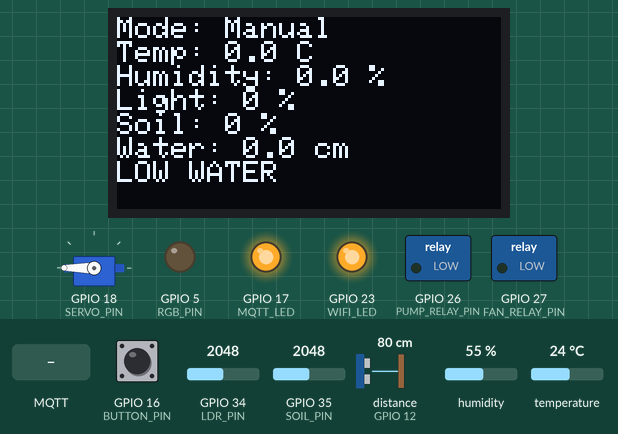
Recording of a program running on a simulated ESP32. On the bench: servo, 128×64 one-colour display, switched loads named in the program (green lamp = pin HIGH), output pins drawn as LEDs (lit = HIGH). Wiring (inferred from the names in the program): ultrasonic range finder: trigger GPIO 14; echo GPIO 12. The inputs (shaded band) are chosen by the test bench; at power-on: GPIO 16 (BUTTON_PIN) HIGH, GPIO 34 (LDR_PIN) = 2048, GPIO 35 (SOIL_PIN) = 2048, distance to the obstacle (sensor on GPIO 12) 80 cm, humidity 55 %, temperature 24 °C. The echo pulse lasts 58.3 µs per cm; WiFi joins after 1.5 s; servers stay silent unless stated; no MQTT or app messages arrive unless stated; pins used as bus, display or sensor lines are not drawn; what the program prints to the serial monitor is not drawn.

Above: at 6.7 s.
6.8 s: GPIO 16 (BUTTON_PIN) pulled LOW for 0.65 s
At 8.2 s:
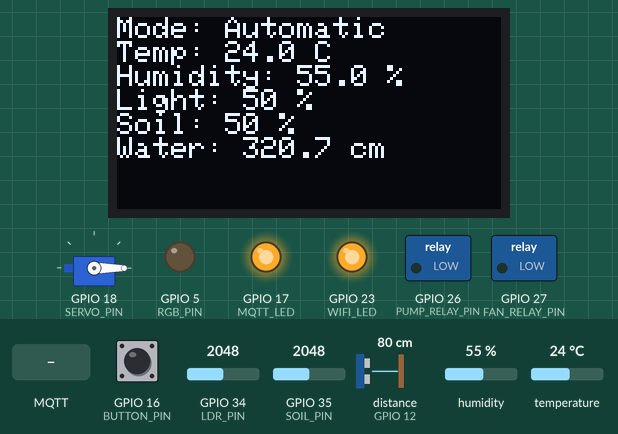
9.1 s: GPIO 16 (BUTTON_PIN) pulled LOW for 1 s
At 11.9 s:
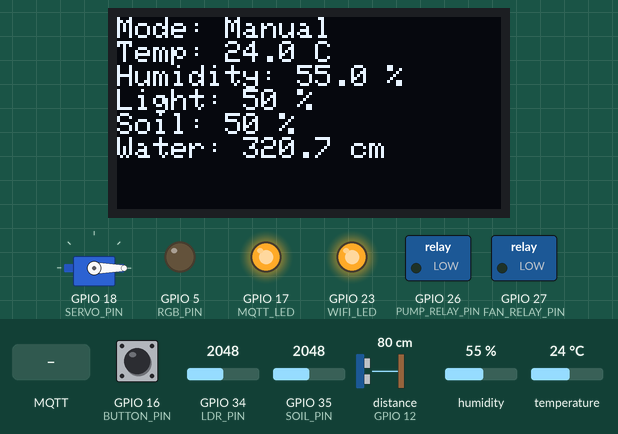
13.1 s: MQTT message "true" arrives on the first subscribed topic
At 14.5 s:
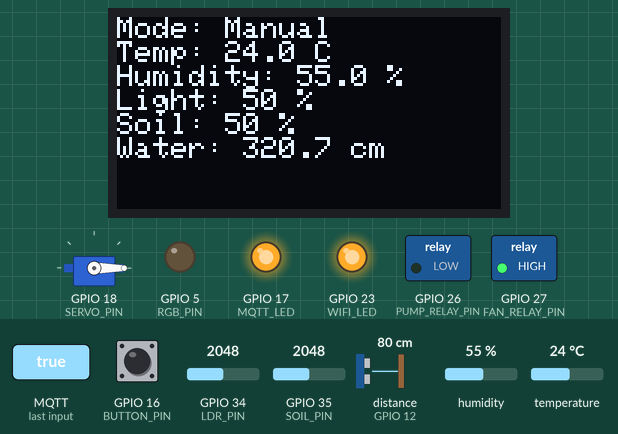
15.0 s: MQTT message "true" arrives on the second subscribed topic
At 16.0 s:
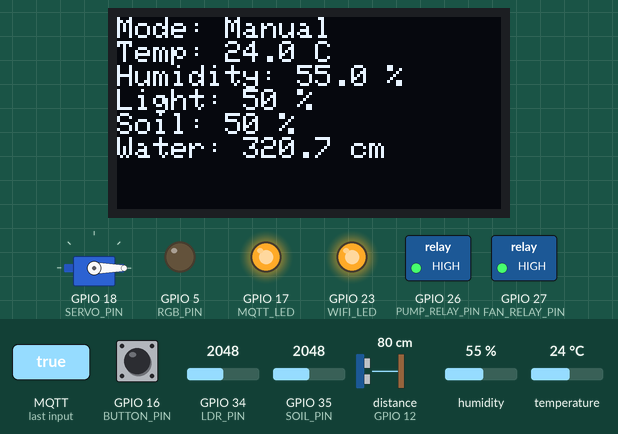
17.0 s: MQTT message "5" arrives on the first subscribed topic
At 18.7 s:
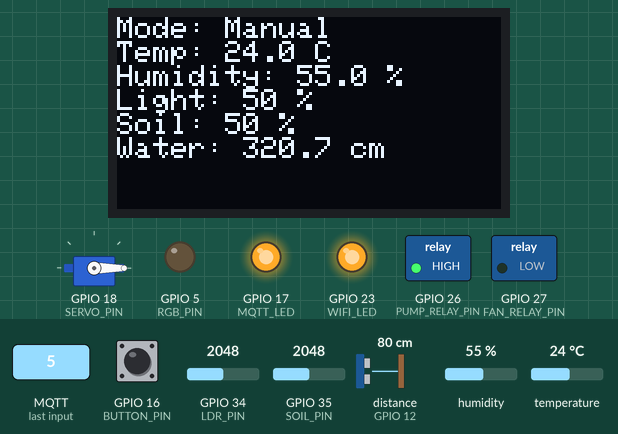
19.0 s: MQTT message "5" arrives on the third subscribed topic
At 20.3 s:
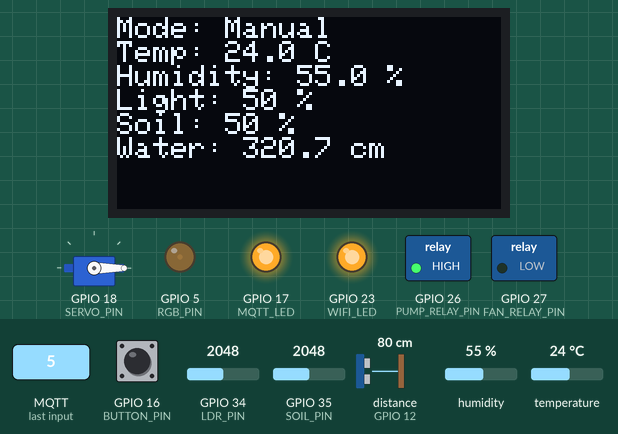
Timing chart, 0 to 22.0 s (numbered marks = the images above; inputs shaded):
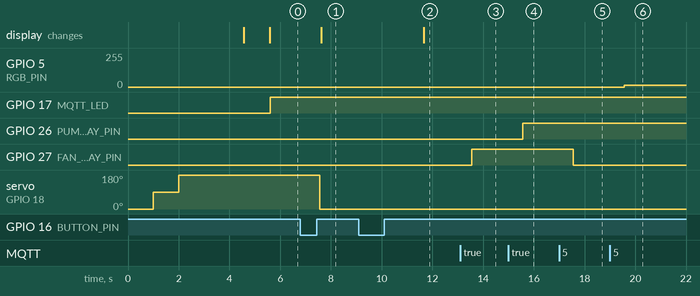

Measured:
- after the input at 6.8 s, servo on GPIO 18 (SERVO_PIN): 180° → 0° after 0.76 s; the display: changes after 0.81 s (image 1)
- after the input at 9.1 s, the display: changes after 2.6 s (image 2)
- after the input at 13.1 s, GPIO 27 (FAN_RELAY_PIN): LOW → HIGH after 0.46 s
- after the input at 15.0 s, GPIO 26 (PUMP_RELAY_PIN): LOW → HIGH after 0.56 s
- after the input at 17.0 s, GPIO 27 (FAN_RELAY_PIN): HIGH → LOW after 0.56 s
- after the input at 19.0 s, GPIO 5 (RGB_PIN): 0/255 → 12/255 after 0.56 s

The program:

main.cpp
```cpp
#include <WiFi.h>
#include <PubSubClient.h>
#include <WiFiClientSecure.h>
#include "DHT.h"
#include <ESP32Servo.h>
#include <Wire.h>
#include <Adafruit_GFX.h>
#include <Adafruit_SSD1306.h>

// --- Sensor & Actuator Pins ---
#define DHTPIN 15
#define DHTTYPE DHT22
#define LDR_PIN 34
#define SOIL_PIN 35
#define TRIG_PIN 14
#define ECHO_PIN 12
#define RGB_PIN 5
#define SERVO_PIN 18
#define WIFI_LED 23
#define MQTT_LED 17
#define BUTTON_PIN 16
#define FAN_RELAY_PIN 27
#define PUMP_RELAY_PIN 26
#define SCREEN_WIDTH 128
#define SCREEN_HEIGHT 64
#define OLED_RESET -1

// --- WiFi & MQTT Credentials ---
const char* ssid = "Wokwi-GUEST";
const char* password = "";
const char* mqtt_server = "YOUR_SERVER";
const int mqtt_port = 8883;
const char* mqtt_user = "YOUR_CREDENTIALS";
const char* mqtt_pass = "YOUR_PASSWORD";

// --- MQTT Topics ---
const char* temp_topic = "greenhouse/sensors/temperature";
const char* humidity_topic = "greenhouse/sensors/humidity";
const char* soilmoisture_topic = "greenhouse/sensors/soilMoisture";
const char* light_topic = "greenhouse/sensors/light";
const char* waterlevel_topic = "greenhouse/sensors/waterLevel";
const char* status_topic = "greenhouse/status";
const char* fan_topic = "greenhouse/control/fan";
const char* pump_topic = "greenhouse/control/pump";
const char* light_control_topic = "greenhouse/control/light";
const char* window_topic = "greenhouse/control/window";

// --- Globals ---
WiFiClientSecure espClient;
PubSubClient client(espClient);
DHT dht(DHTPIN, DHTTYPE);
Servo windowServo;
Adafruit_SSD1306 display(SCREEN_WIDTH, SCREEN_HEIGHT, &Wire, OLED_RESET);

bool manualMode = true;

float temperature = 0;
float humidity = 0;
int soil = 0;
int ldr = 0;
float distance = 0;
String alarmstatus;

TaskHandle_t OledTaskHandle = NULL;

volatile bool buttonPressed = false;
volatile unsigned long buttonPressTime = 0;
volatile bool buttonReleased = false;

// --- FreeRTOS Tasks ---
TaskHandle_t SensorTaskHandle = NULL;
TaskHandle_t ControlTaskHandle = NULL;
TaskHandle_t ButtonTaskHandle = NULL;

//---Interrupt Handler---
void IRAM_ATTR handleButtonInterrupt() {
  bool state = digitalRead(BUTTON_PIN);
  if (state == LOW) {
    buttonPressTime = millis();
    buttonPressed = true;
  } else {
    buttonReleased = true;
  }
}

// --- Setup WiFi ---
void setup_wifi() {
  Serial.println("Connecting to WiFi...");
  WiFi.begin(ssid, password);
  while (WiFi.status() != WL_CONNECTED) {
    digitalWrite(WIFI_LED, LOW);
    delay(500);
    Serial.print(".");
  }
  digitalWrite(WIFI_LED, HIGH);
  Serial.println("\nWiFi connected");
}

// --- MQTT Reconnect ---
void reconnect() {
  while (!client.connected()) {
    Serial.print("Attempting MQTT connection...");
    if (client.connect("esp32client", mqtt_user, mqtt_pass)) {
      Serial.println("connected to MQTT broker");
      digitalWrite(MQTT_LED, HIGH);
      client.subscribe(fan_topic);
      client.subscribe(pump_topic);
      client.subscribe(light_control_topic);
      client.subscribe(window_topic);
    } else {
      digitalWrite(MQTT_LED, LOW);
      Serial.print("Failed, rc=");
      Serial.print(client.state());
      delay(5000);
    }
  }
}

// --- MQTT Callback ---
void callback(char* topic, byte* payload, unsigned int length) {
  String message = "";
  for (unsigned int i = 0; i < length; i++) message += (char)payload[i];
  Serial.printf("Message arrived on topic %s: %s\n", topic, message.c_str());
if(manualMode){
  if (strcmp(topic, light_control_topic) == 0) {
    int value = message.toInt() * 2.56;
    ledcWrite(6, value);
  } else if (strcmp(topic, window_topic) == 0) {
    int angle = message.toInt();
    windowServo.write(angle);
  } else if (strcmp(topic, fan_topic) == 0) {
    digitalWrite(FAN_RELAY_PIN, message == "true" ? HIGH : LOW);
  } else if (strcmp(topic, pump_topic) == 0) {
    digitalWrite(PUMP_RELAY_PIN, message == "true" ? HIGH : LOW);
  }
}
}

// --- Task: Sensor Publishing ---
void SensorTask(void* parameter) {
  for (;;) {
    if (!client.connected()) reconnect();

    temperature = dht.readTemperature();
    humidity = dht.readHumidity();
    soil = analogRead(SOIL_PIN) / 40.96;
    ldr = 100 - analogRead(LDR_PIN) / 40.96;

    digitalWrite(TRIG_PIN, LOW);
    delayMicroseconds(2);
    digitalWrite(TRIG_PIN, HIGH);
    delayMicroseconds(10);
    digitalWrite(TRIG_PIN, LOW);
    long duration = pulseIn(ECHO_PIN, HIGH);
    distance =400- duration * 0.034 / 2;

    alarmstatus = (distance < 5) ? "Low Water" : "Running";

    client.publish(temp_topic, String(temperature, 2).c_str());
    client.publish(humidity_topic, String(humidity, 2).c_str());
    client.publish(soilmoisture_topic, String(soil).c_str());
    client.publish(light_topic, String(ldr).c_str());
    client.publish(waterlevel_topic, String(distance, 1).c_str());
    client.publish(status_topic, alarmstatus.c_str());

    Serial.println("Sensor data published");
    vTaskDelay(5000 / portTICK_PERIOD_MS);
  }
}

// --- Task: Actuator Listening ---
void ControlTask(void* parameter) {
  for (;;) {
    if (manualMode){
      client.loop();
    } else {
      digitalWrite(FAN_RELAY_PIN, (temperature > 30 || humidity > 70) ? HIGH : LOW);
      if (soil < 30 && distance > 10) {
        digitalWrite(PUMP_RELAY_PIN, HIGH);
        delay(10000);
        digitalWrite(PUMP_RELAY_PIN, LOW);
      }

      ledcWrite(6, ldr < 50 ? 255 : (ldr > 70 ? 0 : ledcRead(6)));

      windowServo.write((temperature > 30 && humidity > 50) ? 90 : 0);
    }
    vTaskDelay(1000 / portTICK_PERIOD_MS);
  }
}

// --- Task: Button Monitor ---
void ButtonTask(void* parameter) {
  for (;;) {
    if (buttonReleased) {
      unsigned long pressDuration = millis() - buttonPressTime;
      buttonReleased = false;

      if (pressDuration >= 5000) {
        Serial.println("Button held for 5s. Restarting ESP...");
        ESP.restart();
      } else if (buttonPressTime > 100) {
        manualMode = !manualMode;
        Serial.print("Mode changed to: ");
        Serial.println(manualMode ? "Manual" : "Automatic");
      }
    }
    vTaskDelay(50 / portTICK_PERIOD_MS);
  }
}

void OledTask(void* parameter) {
  display.clearDisplay();
  display.setTextSize(1);
  display.setTextColor(SSD1306_WHITE);
  for (;;) {
    display.clearDisplay();

    display.setCursor(0, 0);
    display.printf("Mode: %s\n", manualMode ? "Manual" : "Automatic");
    display.printf("Temp: %.1f C\n", temperature);
    display.printf("Humidity: %.1f %%\n", humidity);
    display.printf("Light: %d %%\n", ldr);
    display.printf("Soil: %d %%\n", soil);
    display.printf("Water: %.1f cm\n", distance);
    if (distance < 5) display.printf("LOW WATER\n");

    display.display();
    vTaskDelay(2000 / portTICK_PERIOD_MS);
  }
}

void setup() {
  Serial.begin(115200);

  pinMode(WIFI_LED, OUTPUT);
  pinMode(MQTT_LED, OUTPUT);
  pinMode(LDR_PIN, INPUT);
  pinMode(SOIL_PIN, INPUT);
  pinMode(TRIG_PIN, OUTPUT);
  pinMode(ECHO_PIN, INPUT);
  pinMode(FAN_RELAY_PIN, OUTPUT);
  pinMode(PUMP_RELAY_PIN, OUTPUT);
  digitalWrite(FAN_RELAY_PIN, LOW);
  digitalWrite(PUMP_RELAY_PIN, LOW);

  ESP32PWM::allocateTimer(0);
  ESP32PWM::allocateTimer(2);
  ESP32PWM::allocateTimer(3);

  ledcSetup(6, 5000, 8);
  ledcAttachPin(RGB_PIN, 6);
  ledcWrite(6, 0);

  dht.begin();
  windowServo.setPeriodHertz(50);
  if (!windowServo.attach(SERVO_PIN, 500, 2500)) windowServo.attach(SERVO_PIN);
  windowServo.write(0);
  delay(1000);
  windowServo.write(90);
  delay(1000);
  windowServo.write(180);
  delay(1000);

  setup_wifi();
  espClient.setInsecure();
  client.setServer(mqtt_server, mqtt_port);
  client.setCallback(callback);

  pinMode(BUTTON_PIN, INPUT_PULLUP);
  attachInterrupt(digitalPinToInterrupt(BUTTON_PIN), handleButtonInterrupt, CHANGE);

  if (!display.begin(SSD1306_SWITCHCAPVCC, 0x3C)) {
    Serial.println("OLED init failed");
    for (;;);
  }
  display.clearDisplay();
  display.setTextColor(SSD1306_WHITE);
  display.setTextSize(1);
  display.setCursor(0, 0);
  display.println("Smart Greenhouse");
  display.display();
  delay(1000);

  xTaskCreatePinnedToCore(SensorTask, "SensorTask", 8192, NULL, 1, &SensorTaskHandle, 0);
  xTaskCreatePinnedToCore(ControlTask, "ControlTask", 4096, NULL, 1, &ControlTaskHandle, 1);
  xTaskCreatePinnedToCore(ButtonTask, "ButtonTask", 2048, NULL, 1, &ButtonTaskHandle, 1);
  xTaskCreatePinnedToCore(OledTask, "OledTask", 4096, NULL, 1, &OledTaskHandle, 1);
}

void loop() {
  // Everything is handled in FreeRTOS tasks
}
```
